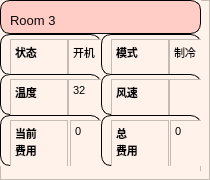
           <widget class="QFrame" name="frame_10">
            <property name="styleSheet">
             <string notr="true">background-color: rgb(255, 242, 235);</string>
            </property>
            <property name="frameShape">
             <enum>QFrame::StyledPanel</enum>
            </property>
            <property name="frameShadow">
             <enum>QFrame::Raised</enum>
            </property>
            <widget class="QWidget" name="layoutWidget_49">
             <property name="geometry">
              <rect>
               <x>0</x>
               <y>0</y>
               <width>201</width>
               <height>171</height>
              </rect>
             </property>
             <layout class="QVBoxLayout" name="verticalLayout_31">
              <property name="spacing">
               <number>0</number>
              </property>
              <item>
               <widget class="QFrame" name="frame_163">
                <property name="sizePolicy">
                 <sizepolicy hsizetype="Preferred" vsizetype="Expanding">
                  <horstretch>1</horstretch>
                  <verstretch>1</verstretch>
                 </sizepolicy>
                </property>
                <property name="styleSheet">
                 <string notr="true">#frame_163{
	background-color: rgb(255, 205, 198);
border-radius:10px;
border:1px solid black
}</string>
                </property>
                <property name="frameShape">
                 <enum>QFrame::StyledPanel</enum>
                </property>
                <property name="frameShadow">
                 <enum>QFrame::Raised</enum>
                </property>
                <widget class="QWidget" name="layoutWidget_93">
                 <property name="geometry">
                  <rect>
                   <x>10</x>
                   <y>10</y>
                   <width>181</width>
                   <height>22</height>
                  </rect>
                 </property>
                 <layout class="QHBoxLayout" name="horizontalLayout_88">
                  <property name="spacing">
                   <number>0</number>
                  </property>
                  <item>
                   <widget class="QLabel" name="ROOM3">
                    <property name="sizePolicy">
                     <sizepolicy hsizetype="Preferred" vsizetype="Preferred">
                      <horstretch>0</horstretch>
                      <verstretch>0</verstretch>
                     </sizepolicy>
                    </property>
                    <property name="styleSheet">
                     <string notr="true">background-color: rgb(255, 205, 198);</string>
                    </property>
                    <property name="text">
                     <string>&lt;html&gt;&lt;head/&gt;&lt;body&gt;&lt;p&gt;&lt;span style=&quot; font-family:'Arial Black'; font-size:10pt; color:#070707;&quot;&gt;Room 3&lt;/span&gt;&lt;/p&gt;&lt;/body&gt;&lt;/html&gt;</string>
                    </property>
                   </widget>
                  </item>
                 </layout>
                </widget>
               </widget>
              </item>
              <item>
               <widget class="QFrame" name="frame_164">
                <property name="sizePolicy">
                 <sizepolicy hsizetype="Preferred" vsizetype="Expanding">
                  <horstretch>3</horstretch>
                  <verstretch>4</verstretch>
                 </sizepolicy>
                </property>
                <property name="frameShape">
                 <enum>QFrame::StyledPanel</enum>
                </property>
                <property name="frameShadow">
                 <enum>QFrame::Raised</enum>
                </property>
                <widget class="QWidget" name="layoutWidget_94">
                 <property name="geometry">
                  <rect>
                   <x>0</x>
                   <y>0</y>
                   <width>201</width>
                   <height>141</height>
                  </rect>
                 </property>
                 <layout class="QVBoxLayout" name="verticalLayout_32">
                  <property name="spacing">
                   <number>0</number>
                  </property>
                  <item>
                   <widget class="QFrame" name="frame_165">
                    <property name="sizePolicy">
                     <sizepolicy hsizetype="Preferred" vsizetype="Expanding">
                      <horstretch>0</horstretch>
                      <verstretch>2</verstretch>
                     </sizepolicy>
                    </property>
                    <property name="frameShape">
                     <enum>QFrame::StyledPanel</enum>
                    </property>
                    <property name="frameShadow">
                     <enum>QFrame::Raised</enum>
                    </property>
                    <widget class="QWidget" name="layoutWidget_21">
                     <property name="geometry">
                      <rect>
                       <x>0</x>
                       <y>0</y>
                       <width>201</width>
                       <height>41</height>
                      </rect>
                     </property>
                     <layout class="QHBoxLayout" name="horizontalLayout_11">
                      <property name="spacing">
                       <number>0</number>
                      </property>
                      <item>
                       <widget class="QFrame" name="frame_30">
                        <property name="styleSheet">
                         <string notr="true">#frame_30{
border-radius:10px;
border:1px solid black
}</string>
                        </property>
                        <property name="frameShape">
                         <enum>QFrame::StyledPanel</enum>
                        </property>
                        <property name="frameShadow">
                         <enum>QFrame::Raised</enum>
                        </property>
                        <widget class="QWidget" name="layoutWidget_34">
                         <property name="geometry">
                          <rect>
                           <x>10</x>
                           <y>5</y>
                           <width>116</width>
                           <height>59</height>
                          </rect>
                         </property>
                         <layout class="QHBoxLayout" name="horizontalLayout_24">
                          <property name="spacing">
                           <number>0</number>
                          </property>
                          <item>
                           <widget class="QTextBrowser" name="textBrowser_R3_state">
                            <property name="styleSheet">
                             <string notr="true"/>
                            </property>
                            <property name="html">
                             <string>&lt;!DOCTYPE HTML PUBLIC &quot;-//W3C//DTD HTML 4.0//EN&quot; &quot;http://www.w3.org/TR/REC-html40/strict.dtd&quot;&gt;
&lt;html&gt;&lt;head&gt;&lt;meta name=&quot;qrichtext&quot; content=&quot;1&quot; /&gt;&lt;style type=&quot;text/css&quot;&gt;
p, li { white-space: pre-wrap; }
&lt;/style&gt;&lt;/head&gt;&lt;body style=&quot; font-family:'SimSun'; font-size:9pt; font-weight:400; font-style:normal;&quot;&gt;
&lt;p style=&quot; margin-top:0px; margin-bottom:0px; margin-left:0px; margin-right:0px; -qt-block-indent:0; text-indent:0px;&quot;&gt;&lt;span style=&quot; font-family:'微软雅黑'; font-size:8pt; font-weight:600;&quot;&gt;状态&lt;/span&gt;&lt;/p&gt;&lt;/body&gt;&lt;/html&gt;</string>
                            </property>
                           </widget>
                          </item>
                          <item>
                           <widget class="QTextBrowser" name="textBrowser_Room3_state">
                            <property name="readOnly">
                             <bool>false</bool>
                            </property>
                            <property name="html">
                             <string>&lt;!DOCTYPE HTML PUBLIC &quot;-//W3C//DTD HTML 4.0//EN&quot; &quot;http://www.w3.org/TR/REC-html40/strict.dtd&quot;&gt;
&lt;html&gt;&lt;head&gt;&lt;meta name=&quot;qrichtext&quot; content=&quot;1&quot; /&gt;&lt;style type=&quot;text/css&quot;&gt;
p, li { white-space: pre-wrap; }
&lt;/style&gt;&lt;/head&gt;&lt;body style=&quot; font-family:'SimSun'; font-size:9pt; font-weight:400; font-style:normal;&quot;&gt;
&lt;p style=&quot; margin-top:0px; margin-bottom:0px; margin-left:0px; margin-right:0px; -qt-block-indent:0; text-indent:0px;&quot;&gt;&lt;span style=&quot; font-family:'微软雅黑'; font-size:8pt;&quot;&gt;开机&lt;/span&gt;&lt;/p&gt;&lt;/body&gt;&lt;/html&gt;</string>
                            </property>
                           </widget>
                          </item>
                         </layout>
                        </widget>
                       </widget>
                      </item>
                      <item>
                       <widget class="QFrame" name="frame_31">
                        <property name="styleSheet">
                         <string notr="true">#frame_31{
border-radius:10px;
border:1px solid black
}</string>
                        </property>
                        <property name="frameShape">
                         <enum>QFrame::StyledPanel</enum>
                        </property>
                        <property name="frameShadow">
                         <enum>QFrame::Raised</enum>
                        </property>
                        <widget class="QWidget" name="layoutWidget_35">
                         <property name="geometry">
                          <rect>
                           <x>10</x>
                           <y>5</y>
                           <width>116</width>
                           <height>59</height>
                          </rect>
                         </property>
                         <layout class="QHBoxLayout" name="horizontalLayout_28">
                          <property name="spacing">
                           <number>0</number>
                          </property>
                          <item>
                           <widget class="QTextBrowser" name="textBrowser_R3_mode">
                            <property name="html">
                             <string>&lt;!DOCTYPE HTML PUBLIC &quot;-//W3C//DTD HTML 4.0//EN&quot; &quot;http://www.w3.org/TR/REC-html40/strict.dtd&quot;&gt;
&lt;html&gt;&lt;head&gt;&lt;meta name=&quot;qrichtext&quot; content=&quot;1&quot; /&gt;&lt;style type=&quot;text/css&quot;&gt;
p, li { white-space: pre-wrap; }
&lt;/style&gt;&lt;/head&gt;&lt;body style=&quot; font-family:'SimSun'; font-size:9pt; font-weight:400; font-style:normal;&quot;&gt;
&lt;p style=&quot; margin-top:0px; margin-bottom:0px; margin-left:0px; margin-right:0px; -qt-block-indent:0; text-indent:0px;&quot;&gt;&lt;span style=&quot; font-family:'微软雅黑'; font-size:8pt; font-weight:600;&quot;&gt;模式&lt;/span&gt;&lt;/p&gt;&lt;/body&gt;&lt;/html&gt;</string>
                            </property>
                           </widget>
                          </item>
                          <item>
                           <widget class="QTextBrowser" name="textBrowser_Room3_mode">
                            <property name="readOnly">
                             <bool>false</bool>
                            </property>
                            <property name="html">
                             <string>&lt;!DOCTYPE HTML PUBLIC &quot;-//W3C//DTD HTML 4.0//EN&quot; &quot;http://www.w3.org/TR/REC-html40/strict.dtd&quot;&gt;
&lt;html&gt;&lt;head&gt;&lt;meta name=&quot;qrichtext&quot; content=&quot;1&quot; /&gt;&lt;style type=&quot;text/css&quot;&gt;
p, li { white-space: pre-wrap; }
&lt;/style&gt;&lt;/head&gt;&lt;body style=&quot; font-family:'SimSun'; font-size:9pt; font-weight:400; font-style:normal;&quot;&gt;
&lt;p style=&quot; margin-top:0px; margin-bottom:0px; margin-left:0px; margin-right:0px; -qt-block-indent:0; text-indent:0px;&quot;&gt;&lt;span style=&quot; font-family:'微软雅黑'; font-size:8pt;&quot;&gt;制冷&lt;/span&gt;&lt;/p&gt;&lt;/body&gt;&lt;/html&gt;</string>
                            </property>
                           </widget>
                          </item>
                         </layout>
                        </widget>
                       </widget>
                      </item>
                     </layout>
                    </widget>
                   </widget>
                  </item>
                  <item>
                   <widget class="QFrame" name="frame_166">
                    <property name="sizePolicy">
                     <sizepolicy hsizetype="Preferred" vsizetype="Expanding">
                      <horstretch>0</horstretch>
                      <verstretch>2</verstretch>
                     </sizepolicy>
                    </property>
                    <property name="frameShape">
                     <enum>QFrame::StyledPanel</enum>
                    </property>
                    <property name="frameShadow">
                     <enum>QFrame::Raised</enum>
                    </property>
                    <widget class="QWidget" name="layoutWidget_22">
                     <property name="geometry">
                      <rect>
                       <x>0</x>
                       <y>0</y>
                       <width>201</width>
                       <height>41</height>
                      </rect>
                     </property>
                     <layout class="QHBoxLayout" name="horizontalLayout_18">
                      <property name="spacing">
                       <number>0</number>
                      </property>
                      <item>
                       <widget class="QFrame" name="frame_46">
                        <property name="styleSheet">
                         <string notr="true">#frame_46{
border-radius:10px;
border:1px solid black
}</string>
                        </property>
                        <property name="frameShape">
                         <enum>QFrame::StyledPanel</enum>
                        </property>
                        <property name="frameShadow">
                         <enum>QFrame::Raised</enum>
                        </property>
                        <widget class="QWidget" name="layoutWidget_46">
                         <property name="geometry">
                          <rect>
                           <x>10</x>
                           <y>5</y>
                           <width>116</width>
                           <height>59</height>
                          </rect>
                         </property>
                         <layout class="QHBoxLayout" name="horizontalLayout_42">
                          <property name="spacing">
                           <number>0</number>
                          </property>
                          <item>
                           <widget class="QTextBrowser" name="textBrowser_R3_tem">
                            <property name="html">
                             <string>&lt;!DOCTYPE HTML PUBLIC &quot;-//W3C//DTD HTML 4.0//EN&quot; &quot;http://www.w3.org/TR/REC-html40/strict.dtd&quot;&gt;
&lt;html&gt;&lt;head&gt;&lt;meta name=&quot;qrichtext&quot; content=&quot;1&quot; /&gt;&lt;style type=&quot;text/css&quot;&gt;
p, li { white-space: pre-wrap; }
&lt;/style&gt;&lt;/head&gt;&lt;body style=&quot; font-family:'SimSun'; font-size:9pt; font-weight:400; font-style:normal;&quot;&gt;
&lt;p style=&quot; margin-top:0px; margin-bottom:0px; margin-left:0px; margin-right:0px; -qt-block-indent:0; text-indent:0px;&quot;&gt;&lt;span style=&quot; font-family:'微软雅黑'; font-size:8pt; font-weight:600;&quot;&gt;温度&lt;/span&gt;&lt;/p&gt;&lt;/body&gt;&lt;/html&gt;</string>
                            </property>
                           </widget>
                          </item>
                          <item>
                           <widget class="QTextBrowser" name="textBrowser_Room3_tem">
                            <property name="readOnly">
                             <bool>false</bool>
                            </property>
                            <property name="html">
                             <string>&lt;!DOCTYPE HTML PUBLIC &quot;-//W3C//DTD HTML 4.0//EN&quot; &quot;http://www.w3.org/TR/REC-html40/strict.dtd&quot;&gt;
&lt;html&gt;&lt;head&gt;&lt;meta name=&quot;qrichtext&quot; content=&quot;1&quot; /&gt;&lt;style type=&quot;text/css&quot;&gt;
p, li { white-space: pre-wrap; }
&lt;/style&gt;&lt;/head&gt;&lt;body style=&quot; font-family:'SimSun'; font-size:9pt; font-weight:400; font-style:normal;&quot;&gt;
&lt;p style=&quot; margin-top:0px; margin-bottom:0px; margin-left:0px; margin-right:0px; -qt-block-indent:0; text-indent:0px;&quot;&gt;&lt;span style=&quot; font-family:'微软雅黑'; font-size:8pt;&quot;&gt;32&lt;/span&gt;&lt;/p&gt;&lt;/body&gt;&lt;/html&gt;</string>
                            </property>
                           </widget>
                          </item>
                         </layout>
                        </widget>
                       </widget>
                      </item>
                      <item>
                       <widget class="QFrame" name="frame_47">
                        <property name="styleSheet">
                         <string notr="true">#frame_47{
border-radius:10px;
border:1px solid black
}</string>
                        </property>
                        <property name="frameShape">
                         <enum>QFrame::StyledPanel</enum>
                        </property>
                        <property name="frameShadow">
                         <enum>QFrame::Raised</enum>
                        </property>
                        <widget class="QWidget" name="layoutWidget_50">
                         <property name="geometry">
                          <rect>
                           <x>10</x>
                           <y>5</y>
                           <width>116</width>
                           <height>59</height>
                          </rect>
                         </property>
                         <layout class="QHBoxLayout" name="horizontalLayout_43">
                          <property name="spacing">
                           <number>0</number>
                          </property>
                          <item>
                           <widget class="QTextBrowser" name="textBrowser_R3_WindSpeed">
                            <property name="html">
                             <string>&lt;!DOCTYPE HTML PUBLIC &quot;-//W3C//DTD HTML 4.0//EN&quot; &quot;http://www.w3.org/TR/REC-html40/strict.dtd&quot;&gt;
&lt;html&gt;&lt;head&gt;&lt;meta name=&quot;qrichtext&quot; content=&quot;1&quot; /&gt;&lt;style type=&quot;text/css&quot;&gt;
p, li { white-space: pre-wrap; }
&lt;/style&gt;&lt;/head&gt;&lt;body style=&quot; font-family:'SimSun'; font-size:9pt; font-weight:400; font-style:normal;&quot;&gt;
&lt;p style=&quot; margin-top:0px; margin-bottom:0px; margin-left:0px; margin-right:0px; -qt-block-indent:0; text-indent:0px;&quot;&gt;&lt;span style=&quot; font-family:'微软雅黑'; font-size:8pt; font-weight:600;&quot;&gt;风速&lt;/span&gt;&lt;/p&gt;&lt;/body&gt;&lt;/html&gt;</string>
                            </property>
                           </widget>
                          </item>
                          <item>
                           <widget class="QTextBrowser" name="textBrowser_Room3_WindSpeed">
                            <property name="readOnly">
                             <bool>false</bool>
                            </property>
                            <property name="html">
                             <string>&lt;!DOCTYPE HTML PUBLIC &quot;-//W3C//DTD HTML 4.0//EN&quot; &quot;http://www.w3.org/TR/REC-html40/strict.dtd&quot;&gt;
&lt;html&gt;&lt;head&gt;&lt;meta name=&quot;qrichtext&quot; content=&quot;1&quot; /&gt;&lt;style type=&quot;text/css&quot;&gt;
p, li { white-space: pre-wrap; }
&lt;/style&gt;&lt;/head&gt;&lt;body style=&quot; font-family:'SimSun'; font-size:9pt; font-weight:400; font-style:normal;&quot;&gt;
&lt;p style=&quot;-qt-paragraph-type:empty; margin-top:0px; margin-bottom:0px; margin-left:0px; margin-right:0px; -qt-block-indent:0; text-indent:0px;&quot;&gt;&lt;br /&gt;&lt;/p&gt;&lt;/body&gt;&lt;/html&gt;</string>
                            </property>
                           </widget>
                          </item>
                         </layout>
                        </widget>
                       </widget>
                      </item>
                     </layout>
                    </widget>
                   </widget>
                  </item>
                  <item>
                   <widget class="QFrame" name="frame_167">
                    <property name="sizePolicy">
                     <sizepolicy hsizetype="Preferred" vsizetype="Expanding">
                      <horstretch>0</horstretch>
                      <verstretch>3</verstretch>
                     </sizepolicy>
                    </property>
                    <property name="frameShape">
                     <enum>QFrame::StyledPanel</enum>
                    </property>
                    <property name="frameShadow">
                     <enum>QFrame::Raised</enum>
                    </property>
                    <widget class="QWidget" name="layoutWidget_95">
                     <property name="geometry">
                      <rect>
                       <x>0</x>
                       <y>0</y>
                       <width>201</width>
                       <height>51</height>
                      </rect>
                     </property>
                     <layout class="QHBoxLayout" name="horizontalLayout_89">
                      <item>
                       <layout class="QHBoxLayout" name="horizontalLayout_19">
                        <property name="spacing">
                         <number>0</number>
                        </property>
                        <item>
                         <widget class="QFrame" name="frame_48">
                          <property name="styleSheet">
                           <string notr="true">#frame_48{
border-radius:10px;
border:1px solid black
}</string>
                          </property>
                          <property name="frameShape">
                           <enum>QFrame::StyledPanel</enum>
                          </property>
                          <property name="frameShadow">
                           <enum>QFrame::Raised</enum>
                          </property>
                          <widget class="QWidget" name="layoutWidget_51">
                           <property name="geometry">
                            <rect>
                             <x>10</x>
                             <y>5</y>
                             <width>118</width>
                             <height>59</height>
                            </rect>
                           </property>
                           <layout class="QHBoxLayout" name="horizontalLayout_44">
                            <property name="spacing">
                             <number>2</number>
                            </property>
                            <item>
                             <widget class="QTextBrowser" name="textBrowser_R3_Currentfee">
                              <property name="styleSheet">
                               <string notr="true"/>
                              </property>
                              <property name="html">
                               <string>&lt;!DOCTYPE HTML PUBLIC &quot;-//W3C//DTD HTML 4.0//EN&quot; &quot;http://www.w3.org/TR/REC-html40/strict.dtd&quot;&gt;
&lt;html&gt;&lt;head&gt;&lt;meta name=&quot;qrichtext&quot; content=&quot;1&quot; /&gt;&lt;style type=&quot;text/css&quot;&gt;
p, li { white-space: pre-wrap; }
&lt;/style&gt;&lt;/head&gt;&lt;body style=&quot; font-family:'SimSun'; font-size:9pt; font-weight:400; font-style:normal;&quot;&gt;
&lt;p style=&quot; margin-top:0px; margin-bottom:0px; margin-left:0px; margin-right:0px; -qt-block-indent:0; text-indent:0px;&quot;&gt;&lt;span style=&quot; font-family:'微软雅黑'; font-size:8pt; font-weight:600;&quot;&gt;当前&lt;/span&gt;&lt;/p&gt;
&lt;p style=&quot; margin-top:0px; margin-bottom:0px; margin-left:0px; margin-right:0px; -qt-block-indent:0; text-indent:0px;&quot;&gt;&lt;span style=&quot; font-family:'微软雅黑'; font-size:8pt; font-weight:600;&quot;&gt;费用&lt;/span&gt;&lt;/p&gt;&lt;/body&gt;&lt;/html&gt;</string>
                              </property>
                             </widget>
                            </item>
                            <item>
                             <widget class="QTextBrowser" name="textBrowser_Room3_Currentfee">
                              <property name="readOnly">
                               <bool>false</bool>
                              </property>
                              <property name="html">
                               <string>&lt;!DOCTYPE HTML PUBLIC &quot;-//W3C//DTD HTML 4.0//EN&quot; &quot;http://www.w3.org/TR/REC-html40/strict.dtd&quot;&gt;
&lt;html&gt;&lt;head&gt;&lt;meta name=&quot;qrichtext&quot; content=&quot;1&quot; /&gt;&lt;style type=&quot;text/css&quot;&gt;
p, li { white-space: pre-wrap; }
&lt;/style&gt;&lt;/head&gt;&lt;body style=&quot; font-family:'SimSun'; font-size:9pt; font-weight:400; font-style:normal;&quot;&gt;
&lt;p style=&quot; margin-top:0px; margin-bottom:0px; margin-left:0px; margin-right:0px; -qt-block-indent:0; text-indent:0px;&quot;&gt;&lt;span style=&quot; font-family:'微软雅黑'; font-size:8pt;&quot;&gt;0&lt;/span&gt;&lt;/p&gt;&lt;/body&gt;&lt;/html&gt;</string>
                              </property>
                             </widget>
                            </item>
                           </layout>
                          </widget>
                         </widget>
                        </item>
                        <item>
                         <widget class="QFrame" name="frame_49">
                          <property name="styleSheet">
                           <string notr="true">#frame_49{
border-radius:10px;
border:1px solid black
}</string>
                          </property>
                          <property name="frameShape">
                           <enum>QFrame::StyledPanel</enum>
                          </property>
                          <property name="frameShadow">
                           <enum>QFrame::Raised</enum>
                          </property>
                          <widget class="QWidget" name="layoutWidget_52">
                           <property name="geometry">
                            <rect>
                             <x>10</x>
                             <y>5</y>
                             <width>117</width>
                             <height>59</height>
                            </rect>
                           </property>
                           <layout class="QHBoxLayout" name="horizontalLayout_45">
                            <property name="spacing">
                             <number>1</number>
                            </property>
                            <item>
                             <widget class="QTextBrowser" name="textBrowser_R3_Totalfee">
                              <property name="html">
                               <string>&lt;!DOCTYPE HTML PUBLIC &quot;-//W3C//DTD HTML 4.0//EN&quot; &quot;http://www.w3.org/TR/REC-html40/strict.dtd&quot;&gt;
&lt;html&gt;&lt;head&gt;&lt;meta name=&quot;qrichtext&quot; content=&quot;1&quot; /&gt;&lt;style type=&quot;text/css&quot;&gt;
p, li { white-space: pre-wrap; }
&lt;/style&gt;&lt;/head&gt;&lt;body style=&quot; font-family:'SimSun'; font-size:9pt; font-weight:400; font-style:normal;&quot;&gt;
&lt;p style=&quot; margin-top:0px; margin-bottom:0px; margin-left:0px; margin-right:0px; -qt-block-indent:0; text-indent:0px;&quot;&gt;&lt;span style=&quot; font-family:'微软雅黑'; font-size:8pt; font-weight:600;&quot;&gt;总&lt;/span&gt;&lt;/p&gt;
&lt;p style=&quot; margin-top:0px; margin-bottom:0px; margin-left:0px; margin-right:0px; -qt-block-indent:0; text-indent:0px;&quot;&gt;&lt;span style=&quot; font-family:'微软雅黑'; font-size:8pt; font-weight:600;&quot;&gt;费用&lt;/span&gt;&lt;/p&gt;&lt;/body&gt;&lt;/html&gt;</string>
                              </property>
                             </widget>
                            </item>
                            <item>
                             <widget class="QTextBrowser" name="textBrowser_Room3_Totalfee">
                              <property name="readOnly">
                               <bool>false</bool>
                              </property>
                              <property name="html">
                               <string>&lt;!DOCTYPE HTML PUBLIC &quot;-//W3C//DTD HTML 4.0//EN&quot; &quot;http://www.w3.org/TR/REC-html40/strict.dtd&quot;&gt;
&lt;html&gt;&lt;head&gt;&lt;meta name=&quot;qrichtext&quot; content=&quot;1&quot; /&gt;&lt;style type=&quot;text/css&quot;&gt;
p, li { white-space: pre-wrap; }
&lt;/style&gt;&lt;/head&gt;&lt;body style=&quot; font-family:'SimSun'; font-size:9pt; font-weight:400; font-style:normal;&quot;&gt;
&lt;p style=&quot; margin-top:0px; margin-bottom:0px; margin-left:0px; margin-right:0px; -qt-block-indent:0; text-indent:0px;&quot;&gt;&lt;span style=&quot; font-family:'微软雅黑'; font-size:8pt;&quot;&gt;0&lt;/span&gt;&lt;/p&gt;&lt;/body&gt;&lt;/html&gt;</string>
                              </property>
                             </widget>
                            </item>
                           </layout>
                          </widget>
                         </widget>
                        </item>
                       </layout>
                      </item>
                     </layout>
                    </widget>
                   </widget>
                  </item>
                 </layout>
                </widget>
               </widget>
              </item>
             </layout>
            </widget>
           </widget>
